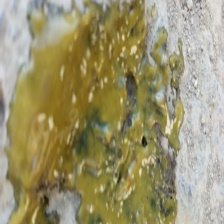
#> input picture Chicken_Disease_Classification/inputImage.jpg, 224 x 224 px
$ python main.py --image ../../Chicken_Disease_Classification/inputImage.jpg
#> lines starting #> are read from the running program, lines starting #| are printed output that depends on the picture; after the words box and inside, x2 and y2 are one past the last pixel; in counts of white or black regions, pixels touching at a corner belong together

from imutils import contours
from skimage import measure
import numpy as np
import argparse
import imutils
import cv2

ap = argparse.ArgumentParser()
ap.add_argument("-i", "--image", required=True,
	help="the required path for finding image")
args = vars(ap.parse_args())

img = cv2.imread(args["image"])
#> img is the input picture: shape (224, 224, 3); mean B, G, R 110.6, 147.8, 155.4
gray = cv2.cvtColor(img, cv2.COLOR_BGR2GRAY)
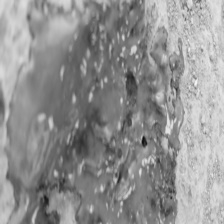
#> gray: shape (224, 224); min 14, max 246, mean 145.9
blurred = cv2.GaussianBlur(gray, (11, 11), 0)
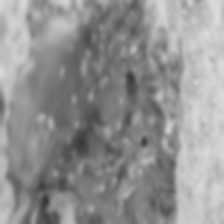
#> blurred: shape (224, 224); min 54, max 220, mean 145.9

thresh = cv2.threshold(blurred, 150, 255, cv2.THRESH_BINARY)[1]
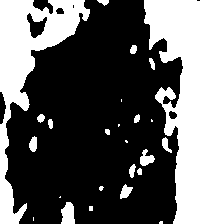
#> thresh: shape (224, 224); 39.2% white; 25 white regions (8 under 20 px), largest, box (x1, y1, x2, y2) and area: (144, 0, 224, 224) 12473, (0, 0, 90, 224) 6067, (61, 202, 75, 224) 245

thresh = cv2.erode(thresh, None, iterations=2)
#> thresh: shape (224, 224); 32.5% white; 17 white regions (9 under 20 px), largest, box (x1, y1, x2, y2) and area: (146, 0, 224, 224) 11356, (0, 0, 88, 108) 3873, (0, 126, 21, 224) 753
thresh = cv2.dilate(thresh, None, iterations=4)
#> thresh: shape (224, 224); 43.9% white; 10 white regions, largest, box (x1, y1, x2, y2) and area: (142, 0, 224, 224) 13445, (0, 0, 92, 224) 7219, (60, 200, 77, 224) 363

labels = measure.label(thresh, connectivity=2, background=0)
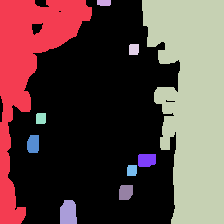
#> labels: shape (224, 224) int64; 11 distinct labels, from 0 to 10; one colour per label, 0 black
mask = np.zeros(thresh.shape, dtype="uint8")

for label in np.unique(labels):
	if label == 0:
		continue

	labelMask = np.zeros(thresh.shape, dtype="uint8")
	labelMask[labels == label] = 255
	numPixels = cv2.countNonZero(labelMask)

	if numPixels > 200:
		mask = cv2.add(mask, labelMask)
#> this loop made 11 passes
#> numPixels on passes 2 to 11: 7219, 80, 13445, 107, 108, 198, 220, 106, 193, 363
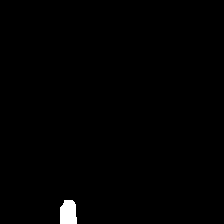
#> labelMask: shape (224, 224); 0.72% white; 1 white region, box (x1, y1, x2, y2) and area: (60, 200, 77, 224) 363
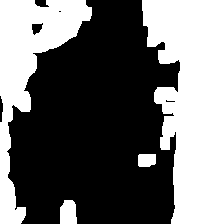
#> mask: shape (224, 224); 42.3% white; 4 white regions

cnts = cv2.findContours(mask.copy(), cv2.RETR_EXTERNAL,
	cv2.CHAIN_APPROX_SIMPLE)
#> cnts = 4 contours; box (x1, y1, x2, y2) and area: (142, 0, 224, 224) 13089, (0, 0, 92, 224) 6982, (60, 200, 77, 224) 327, (138, 154, 156, 167) 192
cnts = imutils.grab_contours(cnts)
cnts = contours.sort_contours(cnts)[0]

for (i, c) in enumerate(cnts):
	(x, y, w, h) = cv2.boundingRect(c)
	((cX, cY), radius) = cv2.minEnclosingCircle(c)
	cv2.circle(img, (int(cX), int(cY)), int(radius),
		(0, 0, 255), 3)
	cv2.putText(img, "#{}".format(i + 1), (x, y - 15),
		cv2.FONT_HERSHEY_SIMPLEX, 0.45, (0, 0, 255), 2)
#> this loop made 4 passes
#> (x, y, w, h, cX, cY, radius) on passes 1 to 4: (0, 0, 92, 224, 42.5, 111.5, 119.3), (60, 200, 17, 24, 68, 212.5, 13.17), (138, 154, 18, 13, 146.5, 159.5, 10.12), (142, 0, 82, 224, 182.5, 111.5, 118.6)
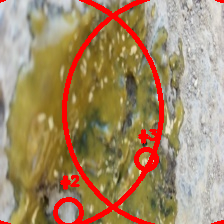
#> img: shape (224, 224, 3); 7.74% of pixels changed, all inside (x1, y1, x2, y2) = (0, 0, 224, 224)

cv2.imshow("Output Image(Picture)", img)
cv2.waitKey(0)
